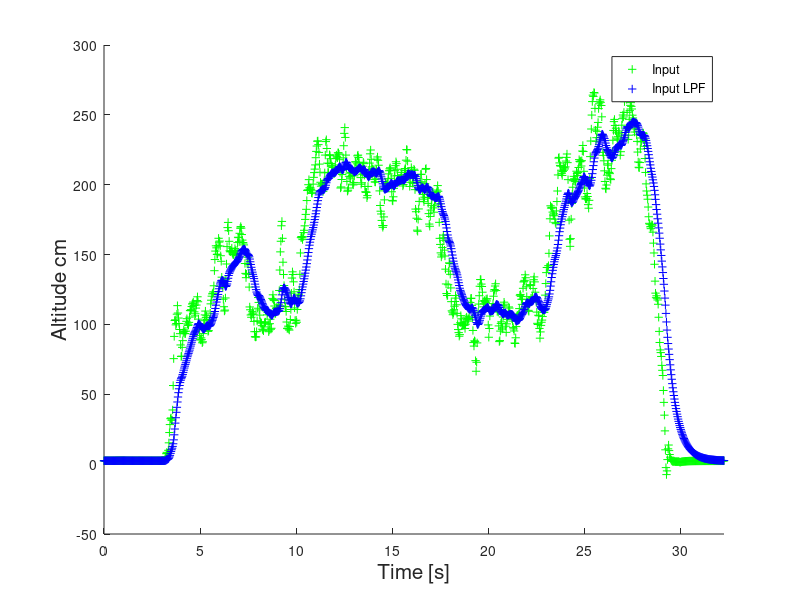

Recreate this plot in MATLAB.
clear all
close all
clc

if 1
    data = load('altitude_indoor.txt');
else
    data = load('altitude_baro_10m.txt');
end

time = data(:,2) / 1e6; % Convert to seconds
time = time - time(1); % Subtract first value, so it starts at 0s

input_lpf = data(:,3);
input = data(:,4);

figure(1)
hold on
plot(time, input, 'g+');
figure1 = plot(time, input_lpf, 'b+');
legend('Input', 'Input LPF')
xlim([min(time) max(time)])
xlabel('Time [s]', 'fontsize', 15);
ylabel('Altitude cm', 'fontsize', 15);
hold off

saveas(figure1, strcat(pwd, '/img/figure1'),'epsc') % Save figure